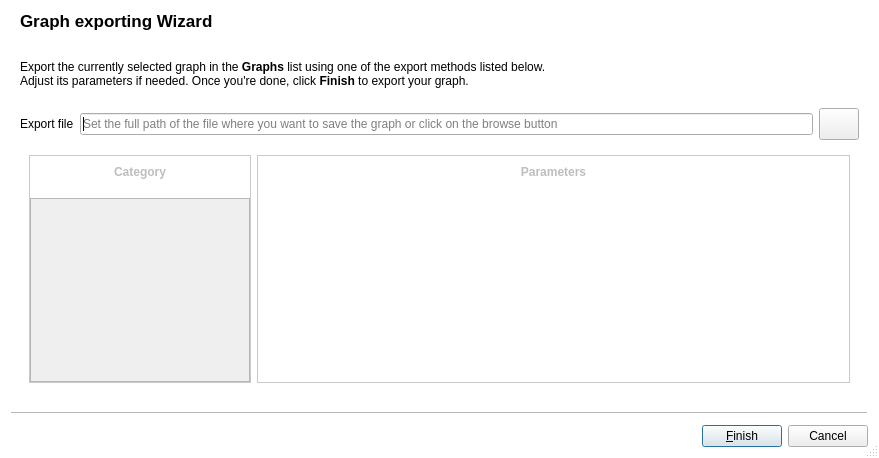
<?xml version="1.0" encoding="UTF-8"?>
<ui version="4.0">
 <class>ExportWizard</class>
 <widget class="QWizard" name="ExportWizard">
  <property name="geometry">
   <rect>
    <x>0</x>
    <y>0</y>
    <width>879</width>
    <height>458</height>
   </rect>
  </property>
  <property name="windowTitle">
   <string>Export</string>
  </property>
  <property name="windowIcon">
   <iconset>
    <normaloff>:/talipot/gui/icons/logo32x32.png</normaloff>:/talipot/gui/icons/logo32x32.png</iconset>
  </property>
  <property name="styleSheet">
   <string notr="true">QWizard {
background-color: white;
}
QListView, QListWidget {
background-color: white;
border: 0px;
}

QListWidget::item {
padding: 6px;
}

#categoryFrame,#parametersFrame,#algorithmFrame {
border: 1px solid #C9C9C9;
background-color: white;
}

#categoryLabel,#parametersLabel,#algorithmLabel {
background-color: qlineargradient(spread:pad, x1:0, y1:0, x2:0, y2:1,
stop:1 rgba(0,0,0,0),
stop:0 #F0F0F0);
border: 0px;
}</string>
  </property>
  <property name="sizeGripEnabled">
   <bool>true</bool>
  </property>
  <property name="modal">
   <bool>true</bool>
  </property>
  <property name="options">
   <set>QWizard::ExtendedWatermarkPixmap|QWizard::HaveFinishButtonOnEarlyPages|QWizard::NoBackButtonOnStartPage</set>
  </property>
  <property name="titleFormat">
   <enum>Qt::RichText</enum>
  </property>
  <property name="subTitleFormat">
   <enum>Qt::RichText</enum>
  </property>
  <widget class="QWizardPage" name="choosePluginPage">
   <property name="title">
    <string>&lt;img src=&quot;:/talipot/gui/icons/64/document-export.png&quot; width=32 height=32/&gt; Graph exporting Wizard</string>
   </property>
   <attribute name="pageId">
    <string notr="true">0</string>
   </attribute>
   <layout class="QVBoxLayout" name="verticalLayout_3">
    <item>
     <widget class="QLabel" name="label">
      <property name="text">
       <string>&lt;html&gt;&lt;head/&gt;&lt;body&gt;&lt;p&gt;&lt;br/&gt;Export the currently selected graph in the &lt;span style=&quot; font-weight:600;&quot;&gt;Graphs&lt;/span&gt; list using one of the export methods listed below.&lt;br/&gt;Adjust its parameters if needed. Once you're done, click &lt;span style=&quot; font-weight:600;&quot;&gt;Finish&lt;/span&gt; to export your graph.&lt;br/&gt;&lt;/p&gt;&lt;/body&gt;&lt;/html&gt;</string>
      </property>
      <property name="wordWrap">
       <bool>true</bool>
      </property>
     </widget>
    </item>
    <item>
     <layout class="QHBoxLayout" name="horizontalLayout_2">
       <item>
	 <widget class="QLabel" name="exportFileLabel">
	   <property name="text">
	     <string>Export file</string>
	   </property>
	 </widget>
       </item>
       <item>
       <widget class="ClearableLineEdit" name="pathEdit">
        <property name="placeholderText">
         <string>Set the full path of the file where you want to save the graph or click on the browse button</string>
        </property>
	<property name="toolTip">
	  <string>Set the full path of the file where you want to save the graph or click on the browse button</string>
	</property>
       </widget>
      </item>
      <item>
       <widget class="QPushButton" name="browseButton">
        <property name="minimumSize">
         <size>
          <width>32</width>
          <height>32</height>
         </size>
        </property>
        <property name="icon">
         <iconset>
          <normaloff>:/talipot/graphperspective/icons/16/document-open.png</normaloff>:/talipot/graphperspective/icons/16/document-open.png</iconset>
        </property>
	<property name="toolTip">
	  <string>Choose the export file location</string>
	</property>
       </widget>
      </item>
     </layout>
    </item>
    <item>
     <widget class="QFrame" name="algFrame">
      <property name="enabled">
       <bool>false</bool>
      </property>
      <layout class="QHBoxLayout" name="horizontalLayout">
       <item>
        <widget class="QFrame" name="categoryFrame">
         <property name="sizePolicy">
          <sizepolicy hsizetype="Preferred" vsizetype="Preferred">
           <horstretch>30</horstretch>
           <verstretch>0</verstretch>
          </sizepolicy>
         </property>
         <layout class="QVBoxLayout" name="leftLayout">
          <property name="spacing">
           <number>10</number>
          </property>
          <property name="leftMargin">
           <number>0</number>
          </property>
          <property name="topMargin">
           <number>0</number>
          </property>
          <property name="rightMargin">
           <number>0</number>
          </property>
          <property name="bottomMargin">
           <number>0</number>
          </property>
          <item>
           <widget class="QLabel" name="categoryLabel">
            <property name="minimumSize">
             <size>
              <width>0</width>
              <height>32</height>
             </size>
            </property>
            <property name="text">
             <string>&lt;b&gt;Category&lt;/b&gt;</string>
            </property>
            <property name="alignment">
             <set>Qt::AlignCenter</set>
            </property>
           </widget>
          </item>
          <item>
           <widget class="QTreeView" name="exportModules">
            <property name="styleSheet">
             <string notr="true"> QTreeView::branch {
 border-image: url(none.png) 0;
 }

 QTreeView::branch:has-children:!has-siblings:closed,
 QTreeView::branch:closed:has-children:has-siblings {
         border-image: none;
         image: url(:/talipot/gui/ui/right_arrow-black.png);
 }

 QTreeView::branch:open:has-children:!has-siblings,
 QTreeView::branch:open:has-children:has-siblings  {
         border-image: none;
         image: url(:/talipot/gui/ui/down_arrow-black.png);
 }</string>
            </property>
            <property name="frameShadow">
             <enum>QFrame::Plain</enum>
            </property>
            <property name="lineWidth">
             <number>0</number>
            </property>
            <property name="headerHidden">
             <bool>true</bool>
            </property>
           </widget>
          </item>
         </layout>
        </widget>
       </item>
       <item>
        <widget class="QFrame" name="rightFrame">
         <property name="sizePolicy">
          <sizepolicy hsizetype="Preferred" vsizetype="Preferred">
           <horstretch>80</horstretch>
           <verstretch>0</verstretch>
          </sizepolicy>
         </property>
         <property name="frameShape">
          <enum>QFrame::NoFrame</enum>
         </property>
         <property name="frameShadow">
          <enum>QFrame::Raised</enum>
         </property>
         <layout class="QVBoxLayout" name="verticalLayout">
          <property name="leftMargin">
           <number>0</number>
          </property>
          <property name="topMargin">
           <number>0</number>
          </property>
          <property name="rightMargin">
           <number>0</number>
          </property>
          <property name="bottomMargin">
           <number>0</number>
          </property>
          <item>
           <widget class="QSplitter" name="splitter">
            <property name="orientation">
             <enum>Qt::Vertical</enum>
            </property>
            <property name="handleWidth">
             <number>1</number>
            </property>
            <property name="childrenCollapsible">
             <bool>false</bool>
            </property>
            <widget class="QFrame" name="parametersFrame">
             <layout class="QVBoxLayout" name="rLayout2">
              <property name="spacing">
               <number>10</number>
              </property>
              <property name="leftMargin">
               <number>0</number>
              </property>
              <property name="topMargin">
               <number>0</number>
              </property>
              <property name="rightMargin">
               <number>0</number>
              </property>
              <property name="bottomMargin">
               <number>0</number>
              </property>
              <item>
               <widget class="QLabel" name="parametersLabel">
                <property name="minimumSize">
                 <size>
                  <width>0</width>
                  <height>32</height>
                 </size>
                </property>
                <property name="text">
                 <string>&lt;b&gt;Parameters&lt;b&gt;</string>
                </property>
                <property name="alignment">
                 <set>Qt::AlignCenter</set>
                </property>
               </widget>
              </item>
              <item>
               <widget class="QTableView" name="parametersList">
                <property name="styleSheet">
                 <string notr="true">QHeaderView::section {
background-color: white;
color: black;
padding-left: 4px;
padding-right: 4px;
margin-bottom: -1px;
border: 1px solid #C9C9C9;
border-bottom: 0px;
font: bold 12px;
}
QHeaderView {
background-color: white;
}
QTableView {
background-color: white;
font: 12px;
}</string>
                </property>
                <property name="frameShape">
                 <enum>QFrame::NoFrame</enum>
                </property>
                <property name="editTriggers">
                 <set>QAbstractItemView::AllEditTriggers</set>
                </property>
                <property name="alternatingRowColors">
                 <bool>true</bool>
                </property>
                <property name="selectionMode">
                 <enum>QAbstractItemView::SingleSelection</enum>
                </property>
                <attribute name="horizontalHeaderVisible">
                 <bool>false</bool>
                </attribute>
                <attribute name="horizontalHeaderDefaultSectionSize">
                 <number>200</number>
                </attribute>
                <attribute name="horizontalHeaderMinimumSectionSize">
                 <number>150</number>
                </attribute>
                <attribute name="horizontalHeaderStretchLastSection">
                 <bool>true</bool>
                </attribute>
                <attribute name="verticalHeaderVisible">
                 <bool>true</bool>
                </attribute>
               </widget>
              </item>
             </layout>
            </widget>
           </widget>
          </item>
         </layout>
        </widget>
       </item>
      </layout>
     </widget>
    </item>
   </layout>
  </widget>
 </widget>
 <customwidgets>
  <customwidget>
   <class>ClearableLineEdit</class>
   <extends>QLineEdit</extends>
   <header location="global">talipot/ClearableLineEdit.h</header>
  </customwidget>
 </customwidgets>
 <resources/>
 <connections>
  <connection>
   <sender>ExportWizard</sender>
   <signal>currentIdChanged(int)</signal>
   <receiver>ExportWizard</receiver>
   <slot>updateFinishButton()</slot>
   <hints>
    <hint type="sourcelabel">
     <x>439</x>
     <y>228</y>
    </hint>
    <hint type="destinationlabel">
     <x>439</x>
     <y>228</y>
    </hint>
   </hints>
  </connection>
  <connection>
   <sender>browseButton</sender>
   <signal>clicked()</signal>
   <receiver>ExportWizard</receiver>
   <slot>browseButtonClicked()</slot>
   <hints>
    <hint type="sourcelabel">
     <x>847</x>
     <y>131</y>
    </hint>
    <hint type="destinationlabel">
     <x>439</x>
     <y>228</y>
    </hint>
   </hints>
  </connection>
  <connection>
   <sender>pathEdit</sender>
   <signal>textChanged(QString)</signal>
   <receiver>ExportWizard</receiver>
   <slot>pathChanged(QString)</slot>
   <hints>
    <hint type="sourcelabel">
     <x>418</x>
     <y>131</y>
    </hint>
    <hint type="destinationlabel">
     <x>439</x>
     <y>228</y>
    </hint>
   </hints>
  </connection>
 </connections>
 <slots>
  <slot>groupSelected(QString)</slot>
  <slot>algorithmSelected(QString)</slot>
  <slot>updateFinishButton()</slot>
  <slot>pathChanged(QString)</slot>
  <slot>browseButtonClicked()</slot>
 </slots>
</ui>
